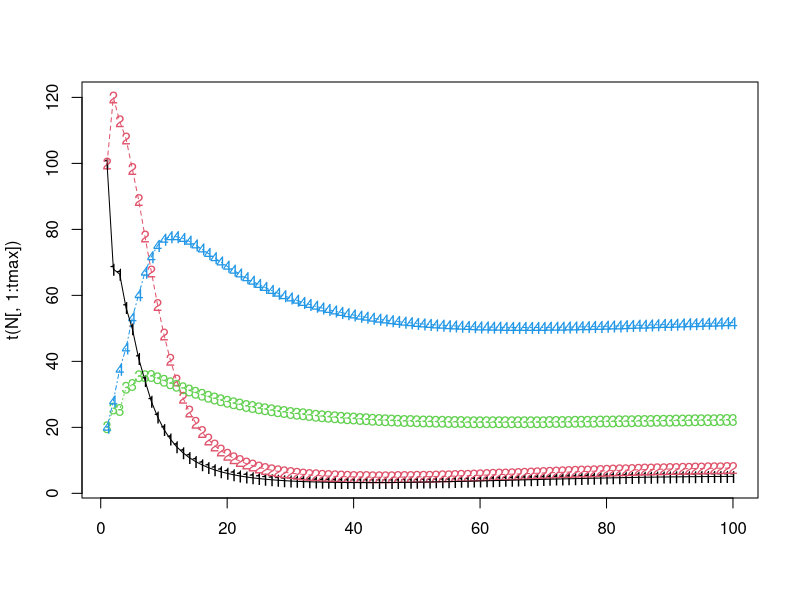
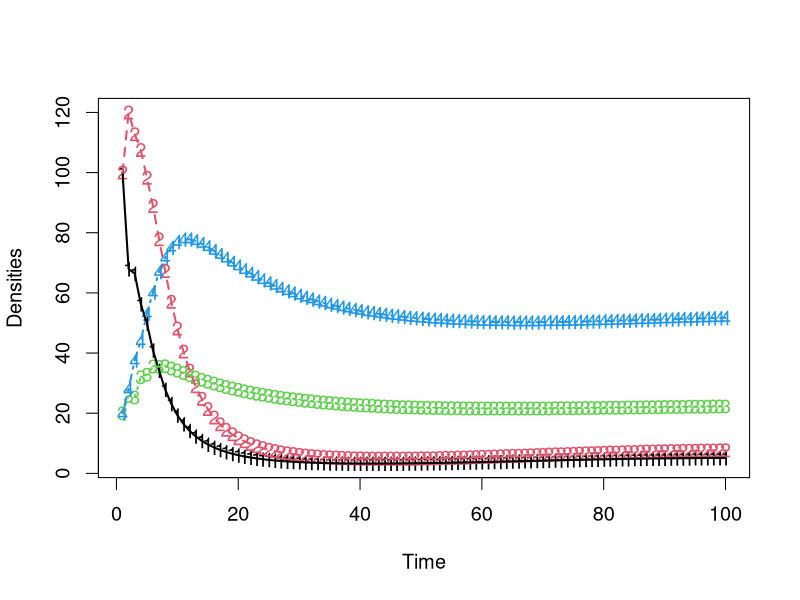
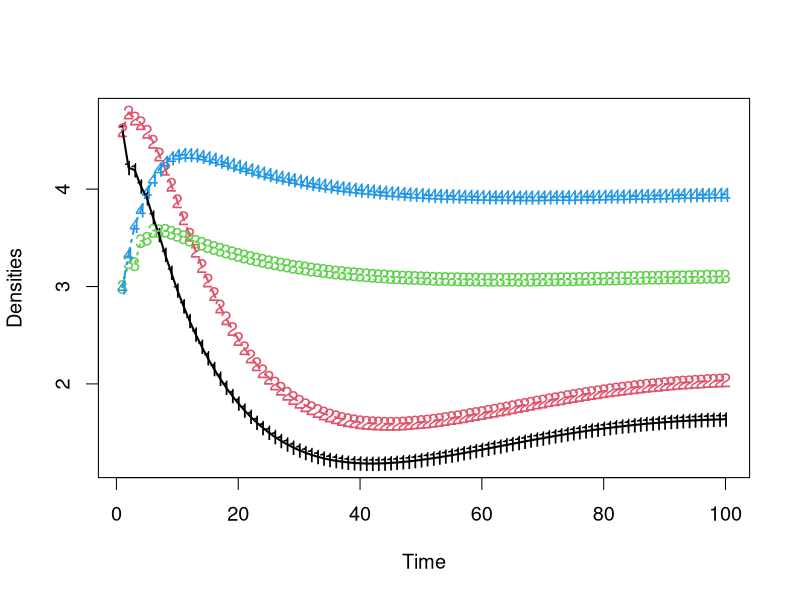

R code for these plots, in order:
#####################################################################################################################################
### FBarraquand & OGimenez 14/11/2017 -- Two species density-dependent matrix model // predator -prey version
### 'New' version with density-dependence intra and inter affecting four vital rates, each vital rate affected once
### 18/03/2018 New set of parameters, slightly more realistic
### 07/09/2018 New version of pre-breeding model that we use statistically
### Second parameter set used in statistical paper
#####################################################################################################################################

library('Matrix')

####################### Definition of functions #####################################################

logistic=function(x){
return(1/(1+exp(-x)))
}


#logistic=function(x,x_thresh=1,steepness=1){
#return(1/(1+exp(-steepness*(x-x_thresh))))
#}

# Computes vital rates from the state vector N 
vital_rates=function(params,N){

############ Parameters used as inputs #################################################################
### similar to statistical model
#########################################################################################################

VR=matrix(NA,nrow=4,ncol=4)
phiA = params[1:2] # 
alphas = params[3:10] #

f=rep(NA,4)
### same order as in statistical model (not much logic)
f[1] = logistic(alpha[1] + alpha[2] *N[4]) # intra-species DD - juvenile predator survival fn of adult predator abundance
f[2] = logistic(alpha[3] + alpha[4] * N[4]) # inter-species DD - juvenile prey survival fn of adult predator abundance
f[3] = exp(alpha[5] + alpha[6] * N[1]) # inter-species DD - predator fecundity fn of juvenile prey abundance
f[4] = exp(alpha[7] + alpha[8] * N[2]) # intra-species DD - prey fecundity fn of adult prey abundance


VR_prey = matrix(c(0,0.5 * f[4]* f[2], 
            phiA[1],  phiA[1]),nrow = 2, ncol = 2,byrow = TRUE)

VR_pred =  matrix(c(0,0.5* f[3] * f[1], 
             phiA[2],phiA[2]),nrow = 2, ncol = 2,byrow = TRUE)

VR=bdiag(VR_prey,VR_pred)

return(VR)

}

############################################# end of functions def. ############################################################


################### Main program ############################################################################################### 

### Initialization
#set.seed(42) 

# Define parameters
tmax = 100 #max time for sim

### Max rate parameters
# Prey (max) adult survival (v for victim)
phiA_V = 0.6
# Predator adult survival 
phiA_P = 0.7

# Other parameters 

alpha <- rep(NA,8)
N <- seq(10,500,length=10)
# intra-species DD - juvenile predator survival fn of adult predator abundance
alpha[1] <- 0.5
alpha[2] <- -0.01 # slopes
1/(1+exp(-(alpha[1] + alpha[2] * N)))

# inter-species DD - juvenile prey survival fn of adult predator abundance
alpha[3] <- 0.5
alpha[4] <- -0.025 # slopes
1/(1+exp(-(alpha[3] + alpha[4] * N)))

# inter-species DD - predator fecundity fn of juvenile prey abundance
alpha[5] <- .5
alpha[6] <- 0.01 # slopes
exp(alpha[5] + alpha[6] * N)

# intra-species DD - prey fecundity fn of adult prey abundance
alpha[7] <- 1.5 #2.5 too much
alpha[8] <- -0.005 # slopes
exp(alpha[7] + alpha[8] * N)


# Bundle the whole shabang into a single vector, which we then feed to the function
params = c(phiA_V,phiA_P,alpha)

# Initialize the state vector
N=matrix(NA,4,tmax)
N[,1] = c(100,100,20,20)#runif(4,50,100) ### we state 4 values for 2 species and 2 stages

############################# Loop over time #################################################################

for (t in 1:(tmax-1)){
	## Compute vital rates as a function of the initial state
	vital_rate_matrix = as.matrix(vital_rates(params,N[,t])) 
	N[,t+1] = vital_rate_matrix %*% N[,t] 
}
N[,tmax]
matplot(t(N[,1:tmax]))
matlines(t(N[,1:tmax]))
############################################ end of simulation ##################################################################

pdf(file="TimePlot_BGpredation_prebreed_newparam.pdf",width=12,height=8)
par(cex=1.2)
matplot(t(N[,1:tmax]),xlab="Time",ylab="Densities")
matlines(t(N[,1:tmax]),lwd=2)
dev.off()

pdf(file="Log_TimePlot_BGpredation_prebreed_newparam.pdf",width=12,height=8)
par(cex=1.2)
matplot(t(log(N[,1:tmax])),xlab="Time",ylab="Densities")
matlines(t(log(N[,1:tmax])),lwd=2)
dev.off()

